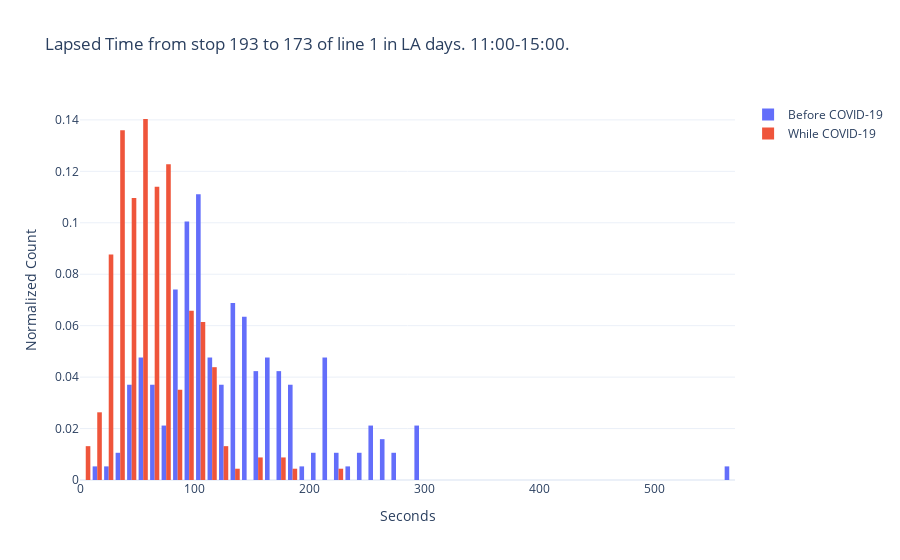

The notebook cell this image was saved under:
### Markdown cell above
## Effects of the hour range and day type

### Code cell
fig = go.Figure()

fig.add_trace(go.Histogram(
    x=tbs.trip_time,name='Before COVID-19',
    histnorm='probability',
    xbins=dict(
        size=10
    )
))

fig.add_trace(go.Histogram(
    x=tbs_covid.trip_time,name='While COVID-19',
    histnorm='probability',
    xbins=dict(
        size=10
    )
))

# Layout
fig.update_layout(
    title='Lapsed Time from stop {} to {} of line {} in {} days. {}:00-{}:00.'.format(stopA,stopB,line,day_type,st_hour,end_hour),
    xaxis_title='Seconds',
    yaxis_title='Normalized Count'
)

fig.show()

### Figure 1 — Plotly figure (JSON) as saved in the notebook; plotly's stock layout.template omitted (floating-point values rounded to 4 significant figures; data arrays with more than 128 entries replaced by an {"elided": "..."} marker saying what was removed)
{"data": [{"histnorm": "probability", "name": "Before COVID-19", "type": "histogram", "x": {"elided": "189 float values"}, "xbins": {"size": 10}}, {"histnorm": "probability", "name": "While COVID-19", "type": "histogram", "x": {"elided": "228 float values"}, "xbins": {"size": 10}}], "layout": {"title": {"text": "Lapsed Time from stop 193 to 173 of line 1 in LA days. 11:00-15:00."}, "xaxis": {"title": {"text": "Seconds"}}, "yaxis": {"title": {"text": "Normalized Count"}}}}
